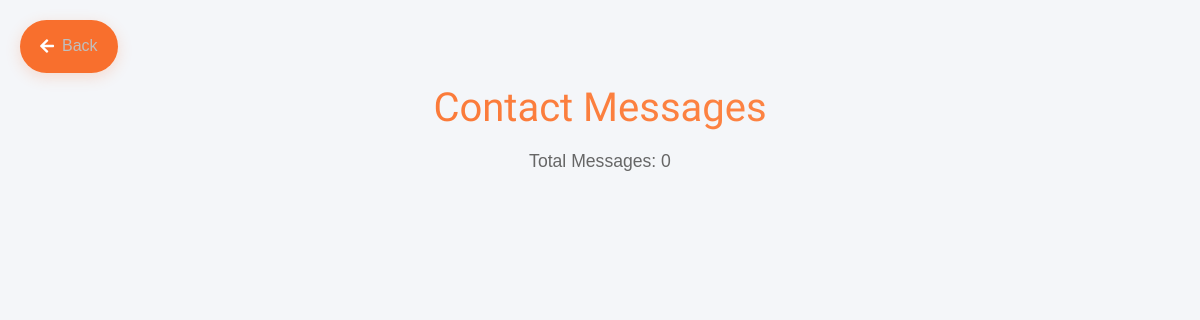
Before: /data/messages/ with the older database file.
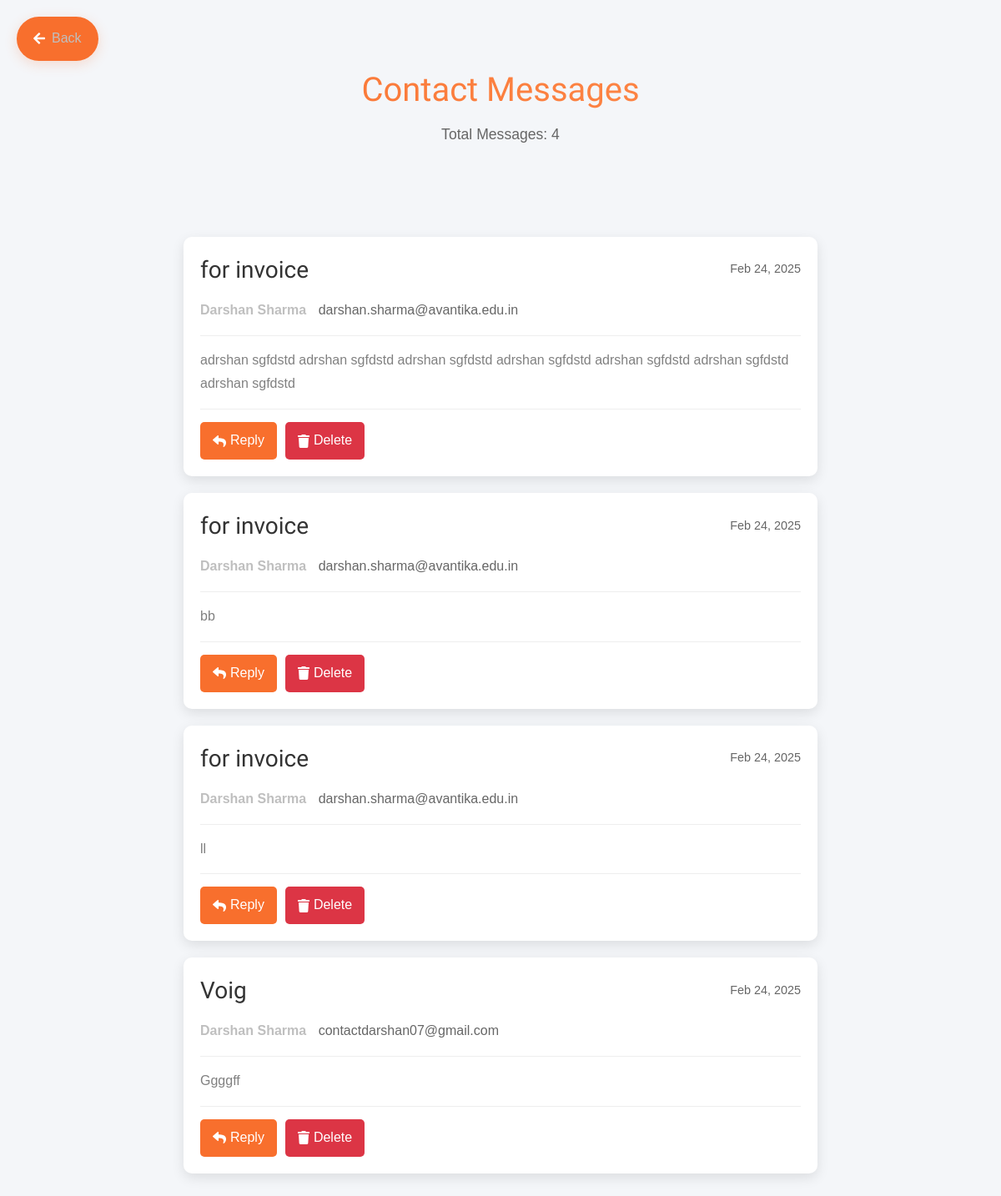
After: the same page with the newer database file.
### Core_Application/models.py (models this page shows, shortened)
class Contact(models.Model):
    name = models.CharField(max_length=100)
    email = models.EmailField()
    subject = models.CharField(max_length=200)
    message = models.TextField()
    created_at = models.DateTimeField(auto_now_add=True)
    class Meta:
        ordering = ['-created_at']

### Core_Application/views.py (the view)
# urls.py: path('data/messages/', views.message_data, name='message_data'),
def message_data(request):
    messages = Contact.objects.all().order_by('-created_at')
    return render(request, 'Core_Application/message_data.html', {'messages': messages})

### Core_Application/templates/Core_Application/message_data.html (shortened to what this page needs)
{% load static %}
<!DOCTYPE html>
<html lang="en">
<head>
    <link rel="stylesheet" href="https://cdnjs.cloudflare.com/ajax/libs/font-awesome/5.15.4/css/all.min.css">
    <link rel="stylesheet" href="{% static 'css/style.css' %}">
</head>
<body class="dashboard-body">
    <div class="back-button-container">
        <a href="{% url 'data' %}" class="back-button">
            <i class="fas fa-arrow-left"></i>
            <span>Back</span>
        </a>
    </div>
    <div class="dashboard-header">
        <h1>Contact Messages</h1>
        <p class="total-count">Total Messages: {{ messages|length }}</p>
    </div>
    <div class="messages-container">
        {% for message in messages %}
        <div class="message-card">
            <div class="message-header">
                <h3>{{ message.subject }}</h3>
                <span class="date">{{ message.created_at|date:"M d, Y" }}</span>
            </div>
            <div class="sender-info">
                <span class="name">{{ message.name }}</span>
                <span class="email">{{ message.email }}</span>
            </div>
            <div class="message-content">
                {{ message.message }}
            </div>
            <div class="message-actions">
                <button class="reply-btn">
                    <i class="fas fa-reply"></i> Reply
                </button>
                <button class="delete-btn">
                    <i class="fas fa-trash"></i> Delete
                </button>
            </div>
        </div>
        {% endfor %}
    </div>
</body>
</html>

Changed rows visible on the page:
added Contact: subject "for invoice", created_at "Feb 24, 2025", name "Darshan Sharma", email "darshan.sharma@avantika.edu.in", message "adrshan sgfdstd adrshan sgfdstd adrshan sgfdstd adrshan sgfdstd adrshan sgfdstd adrshan sgfdstd adrshan sgfdstd"
added Contact: subject "for invoice", created_at "Feb 24, 2025", name "Darshan Sharma", email "darshan.sharma@avantika.edu.in", message "bb"
added Contact: subject "for invoice", created_at "Feb 24, 2025", name "Darshan Sharma", email "darshan.sharma@avantika.edu.in", message "ll"
added Contact: subject "Voig", created_at "Feb 24, 2025", name "Darshan Sharma", email "contactdarshan07@gmail.com", message "Ggggff"
Other visible differences:
{{ messages|length }}: "0" → "4"
